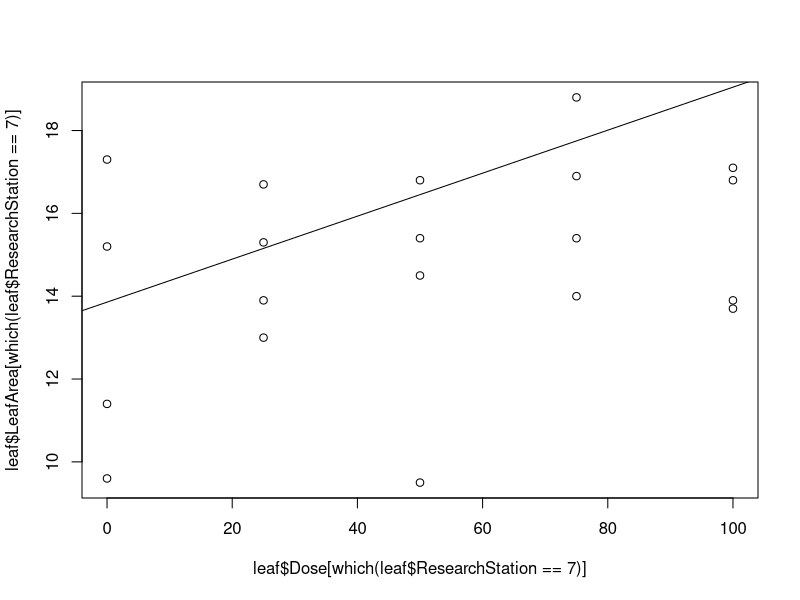
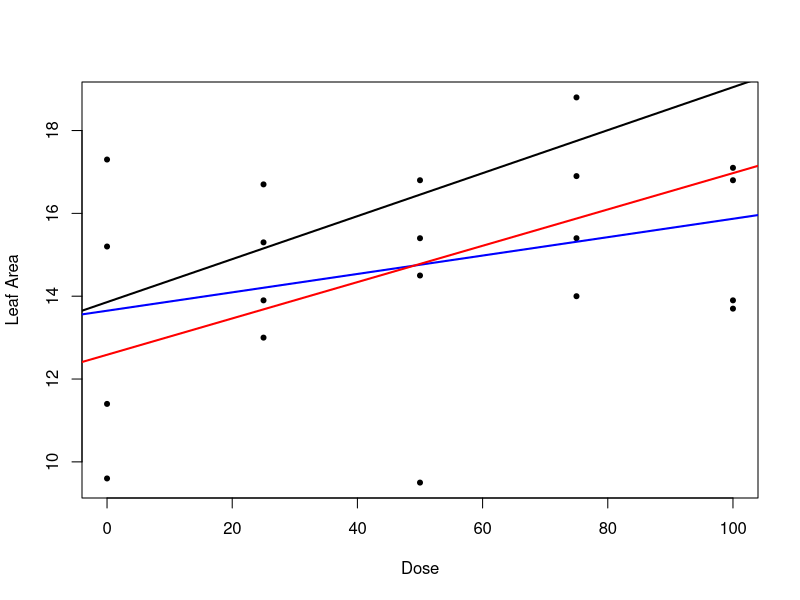

Recreate these plots in R, in order. (Note: this script raises an error after producing the figures.)
## ---- chunk 1
knitr::opts_chunk$set(echo = TRUE)
## ---- chunk 2
library(nlme)
library(MASS)
library(lme4)
## ---- chunk 3
leaf<- read.table(file="LeafArea.txt",header=T)
leaf$ResearchStation <- factor(leaf$ResearchStation)
mod1 <- lmer(LeafArea ~ Dose + (1 + Dose | ResearchStation), data = leaf)
mod1
sige <- sigma(mod1)^2
sige
## ---- chunk 4
Sigmab <- matrix(c(3.238626^2, .06*3.238626*.007499, .06*3.238626*.007499, .007499^2), nrow = 2, ncol = 2)
Sigmab
## ---- chunk 5
##c)
#get our regression coefficients using the model
b <- fixef(mod1)[1]
a <- fixef(mod1)[2]
c(a,b)
#plot data and the line together
plot(y=leaf$LeafArea[which(leaf$ResearchStation==7)], x = leaf$Dose[which(leaf$ResearchStation==7)]) +
  abline(coef = c(b,a))
## ---- chunk 6
##d)
B1b17 <- fixef(mod1)[1] + ranef(mod1)$ResearchStation[7,1]
B2b27 <- fixef(mod1)[2] + ranef(mod1)$ResearchStation[7,2]
c(B1b17,B2b27)
## ---- chunk 7
station7 <- leaf[leaf$ResearchStation==7,]
mod7 <- lm(LeafArea ~ Dose, data=station7)
mod7
## ---- chunk 8
plot(y=leaf$LeafArea[which(leaf$ResearchStation==7)], x = leaf$Dose[which(leaf$ResearchStation==7)], pch = 20,
     ylab = "Leaf Area" , xlab = "Dose") +
  abline(coef = c(b,a), lwd = 2)  +
  abline(reg= mod7, col ="Blue", lwd = 2) +
  abline(coef = c(B1b17,B2b27), col = "Red", lwd = 2)
## ---- chunk 9
#fit a reduced model where B2 = 0
mod0 <- lmer(LeafArea ~ 1 + (1 + Dose | ResearchStation), data = leaf)
#Calculate the Likelihood ratio statistic for reduced vs. full model
lrs <- -2*(logLik(mod0) - logLik(mod1))
lrs
## ---- chunk 10
AIC(mod1)
-2*logLik(mod1) + 2*(6)
## ---- chunk 11
#fit model with only a random effect on the intercept
modi <- lmer(LeafArea ~ Dose + (1 | ResearchStation), data = leaf)
AIC(modi)
-2*logLik(modi) + 2*4
## ---- chunk 12
#without random effects for intercept or slope, it's just a simple linear regression
modj <- lm(LeafArea ~ Dose, data = leaf)
AIC(modj)
-2*logLik(modj) + 2*3
## ---- chunk 13
anova(modi,modj,mod1)
#model from i is preferred with the smallest AIC
## ---- chunk 14
donner <- read.table(file="Donner.txt", header=T)
mod3 <- glm(status~sex + age, family = binomial(link=logit), data= donner)
summary(mod3)
mod3a <- glm(status~sex, family = binomial(link=logit), data= donner)
mod3b <- glm(status~age, family = binomial(link=logit), data= donner)
anova(mod3, mod3a, test = "Chisq")
anova(mod3, mod3b, test = "Chisq")

exp(coef(mod3))-1
exp(confint(mod3))-1
1/exp(confint(mod3))
## ---- chunk 15
x <- min(donner$age):max(donner$age)
plot(x,1/(1+exp(-(coef(mod3)[1]+coef(mod3)[3]*x))),ylim=c(0,1),
     type="l",col=4,lwd=2,xlab="Age",
     ylab="Estimated Probability of Survival", cex.lab=1.3)
lines(x,1/(1+exp(-(coef(mod3)[1]+coef(mod3)[3]*x + coef(mod3)[2]))),col=2,lwd=2)
legend("topleft", legend=c("Females","Males"),
       col=c(4,2),lwd=2)
